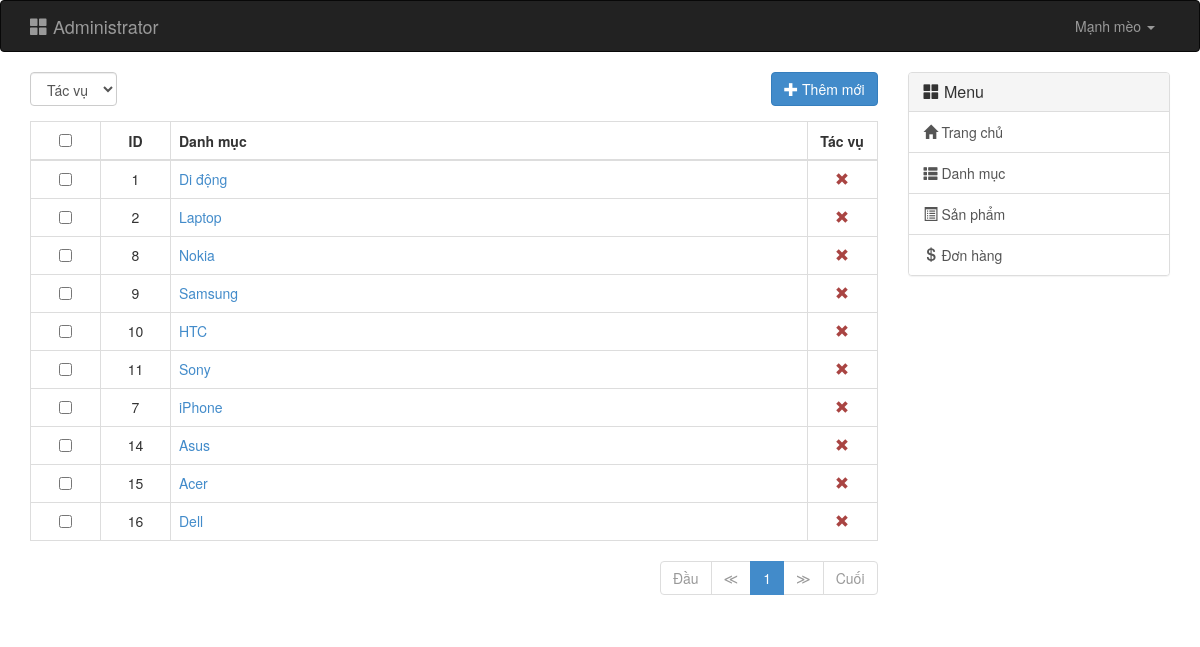
The page /admin.php?controller=category (signed in) on the database its author committed.
### tables this page shows
CREATE TABLE IF NOT EXISTS `categories` (
  `id` int(11) NOT NULL AUTO_INCREMENT,
  `parent_id` int(11) NOT NULL DEFAULT '0',
  `name` varchar(255) NOT NULL,
  `position` int(11) NOT NULL DEFAULT '0',
  `status` tinyint(1) NOT NULL DEFAULT '1',
  PRIMARY KEY (`id`),
  KEY `parent_id` (`parent_id`)
);

### backend/controllers/category/index.php (called while the page is built, shortened)
<?php
if(isset($_GET['page'])) $page = intval($_GET['page']);
        else $page = 1;
$page = ($page>0) ? $page : 1;
$limit = 10;
$offset = ($page - 1) * $limit;
$options = array(
    'limit' => $limit,
    'offset' => $offset,
    'order_by' => 'parent_id ASC, position ASC'
);
$url = 'admin.php?controller=category';
$total_rows = get_total('categories', $options);
$total = ceil($total_rows/$limit);
$categories = get_all('categories', $options);
$pagination = pagination($url, $page, $total);
require('backend/views/category/index.php');

### backend/models/model.php (called while the page is built, shortened)
<?php
function get_all($table, $options = array()) {
    $select = isset($options['select']) ? $options['select'] : '*';
    $where = isset($options['where']) ? 'WHERE ' . $options['where'] : '';
    $order_by = isset($options['order_by']) ? 'ORDER BY ' . $options['order_by'] : '';
    $limit = isset($options['offset']) && isset($options['limit']) ? 'LIMIT ' . $options['offset'] . ',' . $options['limit'] : '';
    $sql = "SELECT $select FROM `$table` $where $order_by $limit";
    $query = mysql_query($sql) or die(mysql_error());
    $data = array();
    if (mysql_num_rows($query) > 0) {
        while ($row = mysql_fetch_assoc($query)) {
            $data[] = $row;
        }
    }
    return $data;
}
function get_total($table, $options = array()) {
    $where = isset($options['where']) ? 'WHERE ' . $options['where'] : '';
    $sql = "SELECT COUNT(*) as total FROM `$table` $where";
    $query = mysql_query($sql) or die(mysql_error());
    $row = mysql_fetch_assoc($query);
    return $row['total'];
}

### backend/views/category/table.php (the view, shortened to what this page needs)
<form id="category_form" method="post" action="admin.php?controller=category" role="form">
<div class="col-xs-12">
	<div class="form-group">
		<div class="btn-group">
			<select id="action" name="action" class="form-control">
				<option>Tác vụ</option>
			</select>
		</div>
		<a href="admin.php?controller=category&amp;action=edit" class="btn btn-primary pull-right"><i class="glyphicon glyphicon-plus"></i> Thêm mới</a>
	</div>
	<table class="table table-bordered table-hover">
		<thead>
			<tr>
				<th><input id="check_all" type="checkbox"/></th>
				<th>ID</th>
				<th>Danh mục</th>
				<th>Tác vụ</th>
			</tr>
		</thead>
		<tbody>
			<?php foreach ($categories as $category): ?>
			<tr>
				<td><input name="cid[]" type="checkbox" value="<?php echo $category['id'];?>"/></td>
				<td><?php echo $category['id'];?></td>
				<td><a href="admin.php?controller=category&amp;action=edit&amp;cid=<?php echo $category['id'];?>"><?php echo $category['name'];?></a></td>
				<td><a href="admin.php?controller=category&amp;action=delete&amp;cid=<?php echo $category['id'];?>" class="text-danger"><i class="glyphicon glyphicon-remove"></i></a></td>
			</tr>
			<?php endforeach; ?>
		</tbody>
	</table>
	<div class="text-right">
		<?php echo $pagination; ?>
	</div>
</div>
</form>

### backend/views/category/table.php (style rules this page uses)
.table th:nth-child(1), .table td:nth-child(1), .table th:nth-child(2), .table td:nth-child(2), .table th:nth-child(4), .table td:nth-child(4) { text-align: center; width: 5em; }

### rows shown on the page
categories: id "1", name "Di động"
categories: id "2", name "Laptop"
categories: id "8", name "Nokia"
categories: id "9", name "Samsung"
categories: id "10", name "HTC"
categories: id "11", name "Sony"
categories: id "7", name "iPhone"
categories: id "14", name "Asus"
categories: id "15", name "Acer"
categories: id "16", name "Dell"

### other values the page prints
$user['name'] "Mạnh mèo"
